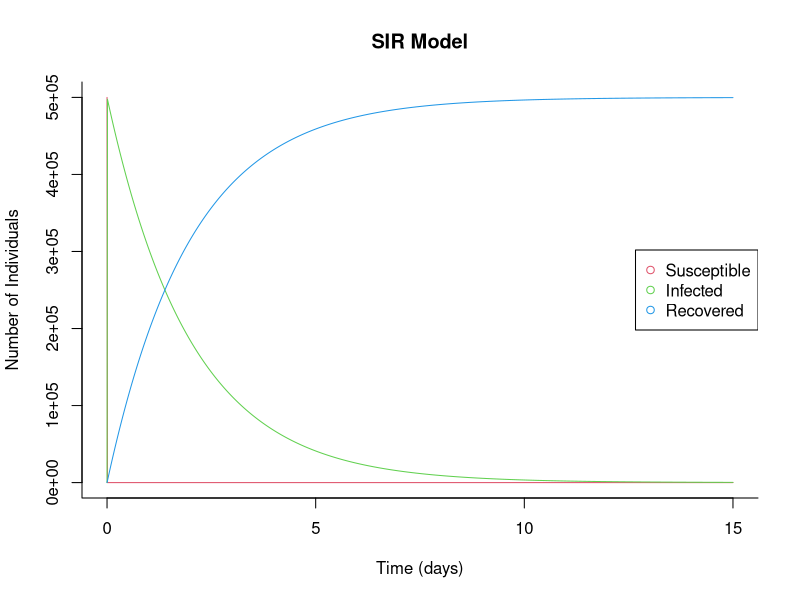
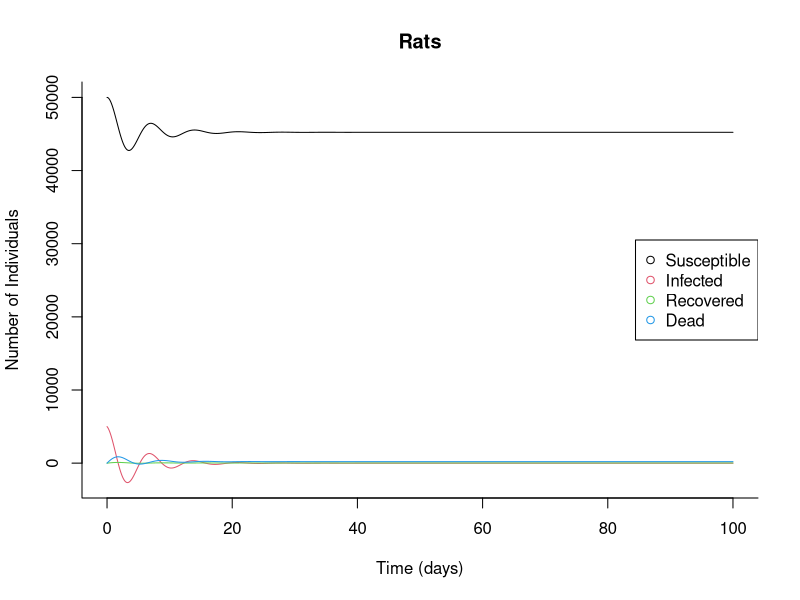
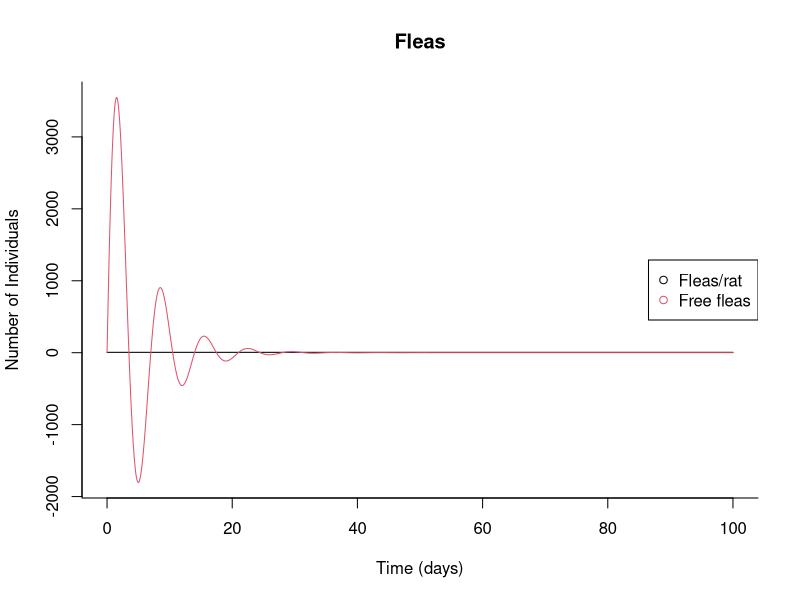
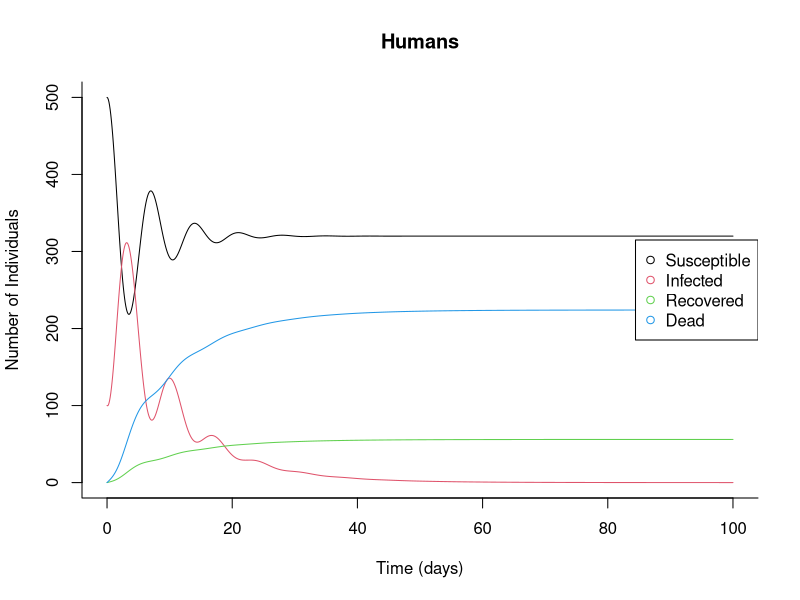
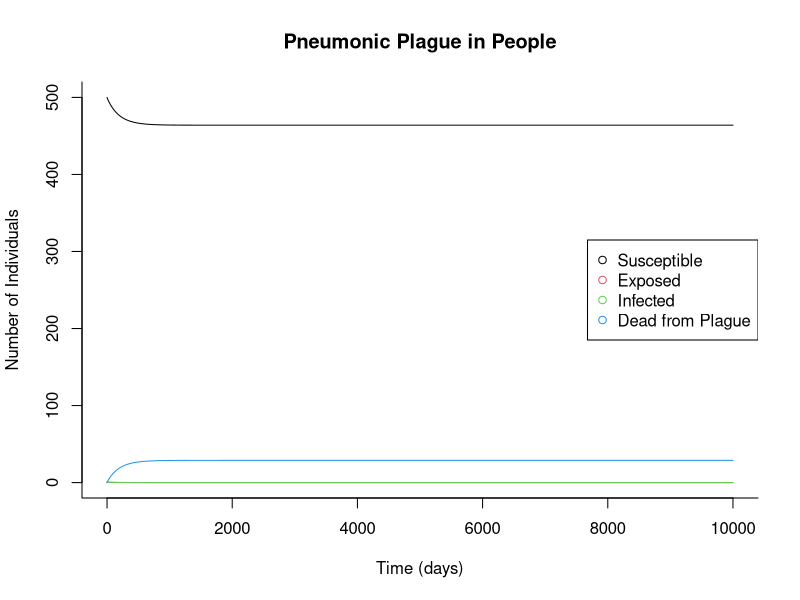

Write the R code that produced these figures, in order.
#install.packages("deSolve")
library(deSolve)

#Set up system of ordinary differential equations
sir <- function(time, state, parameters) {
  with(as.list(c(state, parameters)), {
    dS <- -beta * S * I
    dI <- beta * S * I - gamma * I
    dR <- gamma * I
    
    return(list(c(dS, dI, dR)))
  })
}

#Define initial conditions and parameter values
init <- c(S = 500000, I = 1, R=0) #population size, and how many individuals start in each susceptible, infected, or removed category
parameters <- c(beta = 0.0734, gamma = 0.5) #you can play with transmission and recovery rates here
time <- seq(0, 15, by = .01) #how long to integrate over [time interval]?

#Run ordinary differential equation solver
out <- as.data.frame(ode(y = init, times = time, func = sir, parms = parameters))
out$time<-NULL

#Plot the output
matplot(time, out, type = "l", xlab = "Time (days)", ylab = "Number of Individuals", main = "SIR Model", lwd = 1, lty = 1, bty = "l", 
        col = 2:4)
legend("right", c("Susceptible", "Infected", "Recovered"), pch = 1, col = 2:4)



# Flea/Rat/Human Model ----------------------------------------------------

#Set up system of ordinary differential equations
ratfleaSIR <- function(time, state, parameters) {
  with(as.list(c(state, parameters)), {
    #Rats
    N_r<- S_r + I_r + R_r
    dS_r <- -beta_r * S_r * Fl *(1-exp(-1*alpha*N_r))/N_r #Susceptible rats
    dI_r <- -beta_r * S_r * Fl *(1-exp(-1*alpha*N_r))/N_r- gamma_r * I_r #Infected rats
    dR_r <- g_r*gamma_r * I_r #Recovered rats
    dD_r <- (1-g_r)*gamma_r * I_r #Dead rats

    #Fleas
    dH<-r_f*H*(1-H/K_f) #Fleas/rat
    dFl<-(1-g_r)*gamma_r*I_r*H - d_f*Fl #Fleas in environment
    
    #Humans
    N_h<- S_h + I_h + R_h
    dS_h<- -beta_h * S_h * Fl *(exp(-1*alpha*N_r))/N_h #susceptible humans
    dI_h<- beta_h * S_h * Fl *(exp(-1*alpha*N_r))/N_h - gamma_h*I_h #infected humans
    dR_h<- g_h*gamma_h * I_h #recovered humans
    dD_h<- (1-g_h)*gamma_h * I_h #dead humans
    
    return(list(c(dS_r, dI_r, dR_r, dD_r, dH, dFl, dS_h, dI_h, dR_h, dD_h)))
  })
}

#Define initial conditions and parameter values
init <- c(S_r=50000, I_r=5000, R_r=0, D_r=0, H=5, Fl=0, S_h = 500, I_h = 100, R_h=0, D_h=0) #population size, and how many individuals start in each susceptible, infected, or removed category
parameters <- c(beta_r = 1, alpha=3/50000, gamma_r = 1/5.2, g_r=0.1, r_f=0.0084, K_f=5, d_f=1/5, beta_h=1, gamma_h=0.1, g_h=0.2) #you can play with transmission and recovery rates here
time <- seq(0, 100, by = .1) #how long to integrate over [time interval]?

#Run ordinary differential equation solver
out <- as.data.frame(ode(y = init, times = time, func = ratfleaSIR, parms = parameters))
out$time<-NULL

#Plot the output
matplot(time, out[,1:4], type = "l", main= "Rats", xlab = "Time (days)", ylab = "Number of Individuals", lwd = 1, lty = 1, bty = "l", 
        col = 1:4)
legend("right", c("Susceptible", "Infected", "Recovered", "Dead"), pch = 1, col = 1:4)

matplot(time, out[,5:6], type = "l", main= "Fleas", xlab = "Time (days)", ylab = "Number of Individuals", lwd = 1, lty = 1, bty = "l", 
        col = 1:2)
legend("right", c("Fleas/rat", "Free fleas"), pch = 1, col = 1:2)

matplot(time, out[,7:10], type = "l", main= "Humans", xlab = "Time (days)", ylab = "Number of Individuals", lwd = 1, lty = 1, bty = "l", 
        col = 1:4)
legend("right", c("Susceptible", "Infected", "Recovered", "Dead"), pch = 1, col = 1:4)



# Pneumonic plague --------------------------------------------------------

#Set up system of ordinary differential equations
pneumonicSIR <- function(time, state, parameters) {
  with(as.list(c(state, parameters)), {
    N_h<- S_h + E_h+ I_h 
    dS_h <- b_h*S_h -beta_p * S_h * I_h/N_h -d_h*S_h
    dE_h<-  beta_p * S_h * I_h/N_h - sigma_p*E_h - d_h*E_h
    dI_h <- sigma_p*E_h - gamma_p*I_h -d_h*I_h
    dD_h <- gamma_p*I_h #Deaths due to disease related mortality
    
    return(list(c(dS_h, dE_h, dI_h, dD_h)))
  })
}

#Define initial conditions and parameter values
init <- c(S_h = 500, E_h= 0, I_h = 1, D_h=0) #population size, and how many individuals start in each susceptible, infected, or removed category
parameters <- c(beta_p = 0.5, sigma_p= 1/4.3, gamma_p = 1/2.5, b_h=0.04, d_h=0.04) #you can play with transmission and recovery rates here
time <- seq(0, 10000, by= 1) #how long to integrate over [time interval]?

#Run ordinary differential equation solver
out <- as.data.frame(ode(y = init, times = time, func = pneumonicSIR, parms = parameters))
out$time<-NULL

#Plot the output
matplot(time, out, type = "l", xlab = "Time (days)", ylab = "Number of Individuals", main = "Pneumonic Plague in People", lwd = 1, lty = 1, bty = "l", 
        col = 1:4)
legend("right", c("Susceptible", "Exposed", "Infected", "Dead from Plague"), pch = 1, col = 1:4)
